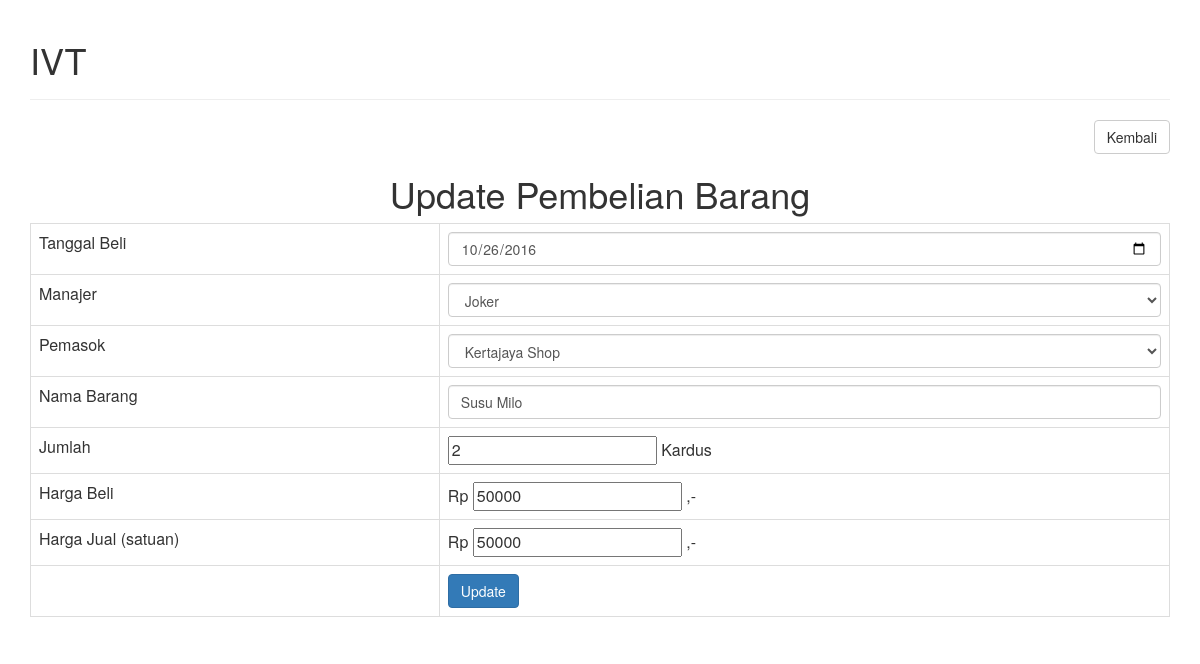
Screenshot of /update-pembelian.php?id=1 with the database file from the repository.
### tables this page shows
CREATE TABLE `manajer` (
  `nim` int(11) NOT NULL,
  `nama` varchar(256) DEFAULT NULL,
  `no_tlp` varchar(256) DEFAULT NULL,
  `username` varchar(256) DEFAULT NULL,
  `password` varchar(64) DEFAULT NULL
);

CREATE TABLE `pemasok` (
  `nip` int(11) NOT NULL,
  `nama` varchar(256) DEFAULT NULL,
  `alamat` varchar(256) DEFAULT NULL,
  `no_tlp` varchar(256) DEFAULT NULL
);

CREATE TABLE `barang` (
  `nib` int(11) NOT NULL,
  `tanggal_tambah` date DEFAULT NULL,
  `nama` varchar(256) DEFAULT NULL,
  `jumlah` int(11) DEFAULT NULL,
  `harga_jual` int(11) DEFAULT NULL
);

CREATE TABLE `transaksi` (
  `id_tra` int(11) NOT NULL,
  `tanggal` date DEFAULT NULL,
  `pengeluaran` int(11) DEFAULT NULL,
  `pemasukan` int(11) DEFAULT NULL
);

### objects/barang.php (called while the page is built, shortened)
<?php
class Barang{
    private $conn;
    private $table_name = "barang";
    public $nib;
    public function __construct($db){
        $this->conn = $db;
    }
	  public function readOne(){
        $query = "SELECT
                    nama, harga_jual, jumlah,tanggal_tambah
                FROM
                    " . $this->table_name . "
                WHERE
                    nib = ?
                LIMIT
                    0,1";
        $stmt = $this->conn->prepare( $query );
        $stmt->bindParam(1, $this->nib);
        $stmt->execute();
        $row = $stmt->fetch(PDO::FETCH_ASSOC);
        $this->nama = $row['nama'];
        $this->harga_jual = $row['harga_jual'];
        $this->jumlah = $row['jumlah'];
        $this->tanggal_tambah = $row['tanggal_tambah'];
    }
}
?>

### objects/pembelian_barang.php (called while the page is built, shortened)
<?php
class Pembelian_Barang{
    private $conn;
    private $table_name = "pembelian_barang";
    public $id_pembelian;
    public function __construct($db){
        $this->conn = $db;
    }
      public function readOne(){
        $query = "SELECT
                    nim, nip, nib, id_tra
                FROM
                    " . $this->table_name . "
                WHERE
                    id_pembelian = ?
                LIMIT
                    0,1";
        $stmt = $this->conn->prepare( $query );
        $stmt->bindParam(1, $this->id_pembelian);
        $stmt->execute();
        $row = $stmt->fetch(PDO::FETCH_ASSOC);
        $this->nim = $row['nim'];
        $this->nip = $row['nip'];
    }
}
?>

### objects/manajer.php (called while the page is built, shortened)
<?php
class Manajer{
    private $conn;
    private $table_name = "manajer";
    public $nim;
    public function __construct($db){
        $this->conn = $db;
    }
      public function readOne(){
        $query = "SELECT
                    nama, no_tlp ,username,password
                FROM
                    " . $this->table_name . "
                WHERE
                    nim = ?
                LIMIT
                    0,1";
        $stmt = $this->conn->prepare( $query );
        $stmt->bindParam(1, $this->nim);
        $stmt->execute();
        $row = $stmt->fetch(PDO::FETCH_ASSOC);
        $this->nama = $row['nama'];
    }
}
?>

### objects/pemasok.php (called while the page is built, shortened)
<?php
class Pemasok{
    private $conn;
    private $table_name = "pemasok";
    public $nip;
    public function __construct($db){
        $this->conn = $db;
    }
      public function readOne(){
        $query = "SELECT
                    nama, alamat, no_tlp
                FROM
                    " . $this->table_name . "
                WHERE
                    nip = ?
                LIMIT
                    0,1";
        $stmt = $this->conn->prepare( $query );
        $stmt->bindParam(1, $this->nip);
        $stmt->execute();
        $row = $stmt->fetch(PDO::FETCH_ASSOC);
        $this->nama = $row['nama'];
    }
}
?>

### objects/transaksi.php (called while the page is built, shortened)
<?php
class Transaksi{
    private $conn;
    private $table_name = "transaksi";
    public $id_tra;
    public function __construct($db){
        $this->conn = $db;
    }
      public function readOne(){
        $query = "SELECT
                     tanggal, pengeluaran, pemasukan
                FROM
                    " . $this->table_name . "
                WHERE
                    id_tra = ?
                LIMIT
                    0,1";
        $stmt = $this->conn->prepare( $query );
        $stmt->bindParam(1, $this->id_tra);
        $stmt->execute();
        $row = $stmt->fetch(PDO::FETCH_ASSOC);
        $this->pengeluaran = $row['pengeluaran'];
        }
}
?>

### update-pembelian.php (the view, shortened to what this page needs)
<?php
include_once "header.php";
include_once 'objects/manajer.php';
include_once 'objects/barang.php';
include_once 'objects/pemasok.php';
include_once 'objects/transaksi.php';
include_once 'objects/pembelian_barang.php';
?>
<div class="right-button-margin">
    <a href="view-pembelianbarang.php" class="btn btn-default pull-right">Kembali</a>
</div>
<?php
echo '<h1 style="text-align:center;">Update Pembelian Barang</h1>';
?>
<?php
    $id_pembelian = isset($_GET['id']) ? $_GET['id'] : die('ERROR: missing ID.');
    $database = new Database();
    $db = $database->getConnection();
    $pembelian_barang = new Pembelian_Barang($db);
    $manajer=new Manajer($db);
    $pemasok=new Pemasok($db);
    $barang=new Barang($db);
    $transaksi=new Transaksi($db);
    $pembelian_barang->id_pembelian = $id_pembelian;
    $pembelian_barang->readOne();
    $manajer->nim=$pembelian_barang->nim;
    $pemasok->nip=$pembelian_barang->nip;
    $barang->nib=$pembelian_barang->nib;
    $transaksi->id_tra=$pembelian_barang->id_tra;
    $manajer->readOne();
    $pemasok->readOne();
    $barang->readOne();
    $transaksi->readOne();
?>
<form action="update-pembelian.php?id=<?php echo $id;?>" method="post">
    <table class="table table-hover table-responsive table-bordered">
        <tr>
           <td>Tanggal Beli</td>
           <td><input type="date" name="tanggal_tambah" class="form-control"value="<?php echo $barang->tanggal_tambah; ?>"></td>
       </tr>
       <tr>
           <td>Manajer</td>
           <td>
           <?php
                echo "<select class='form-control' name='nim'>";
                    echo "<option value='$manajer->nim'>$manajer->nama</option>";
                echo "</select>";
            ?>
           </td>
       </tr>
       <tr>
           <td>Pemasok</td>
           <td>
           <?php
                echo "<select class='form-control' name='nip'>";
                    echo "<option value='$pemasok->nip'>$pemasok->nama</option>";
                echo "</select>";
            ?>
           </td>
       </tr>
       <tr>
           <td>Nama Barang</td>
           <td><input type="text" name="bar_nama" class="form-control" value="<?php echo $barang->nama; ?>"></td>
       </tr>
       <tr>
           <td>Jumlah</td>
           <td><input type="number" name="bar_jumlah" value="<?php echo $barang->jumlah; ?>"> Kardus </td>
       </tr>
        <tr>
           <td>Harga Beli</td>
           <td>Rp <input type="number" name="tra_pengeluaran" value="<?php echo $transaksi->pengeluaran; ?>"> ,- </td>
       </tr>
       <tr>
           <td>Harga Jual (satuan) </td>
           <td> Rp <input type="number" name="bar_harga_jual" value="<?php echo $barang->harga_jual; ?>"> ,- </td>
       </tr>
        <tr>
            <td></td>
            <td>
                <button class="btn btn-primary" type="submit">Update</button>
            </td>
        </tr>
    </table>
</form>
<?php
include_once "footer.php";
?>

### header.php (style rules this page uses)
.right-button-margin { margin: 0 0 1em 0; overflow: hidden; }

### rows the page displays
manajer: nim "Joker"
pemasok: nip "Kertajaya Shop"
barang: bar_nama "Susu Milo", bar_jumlah "2", bar_harga_jual "50000"
transaksi: tra_pengeluaran "50000"

### other values shown
$page_title "IVT"
